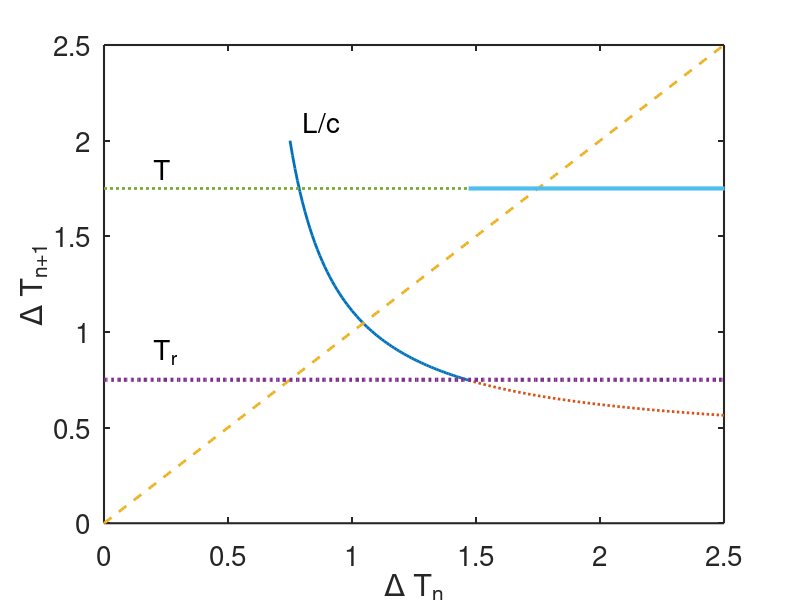
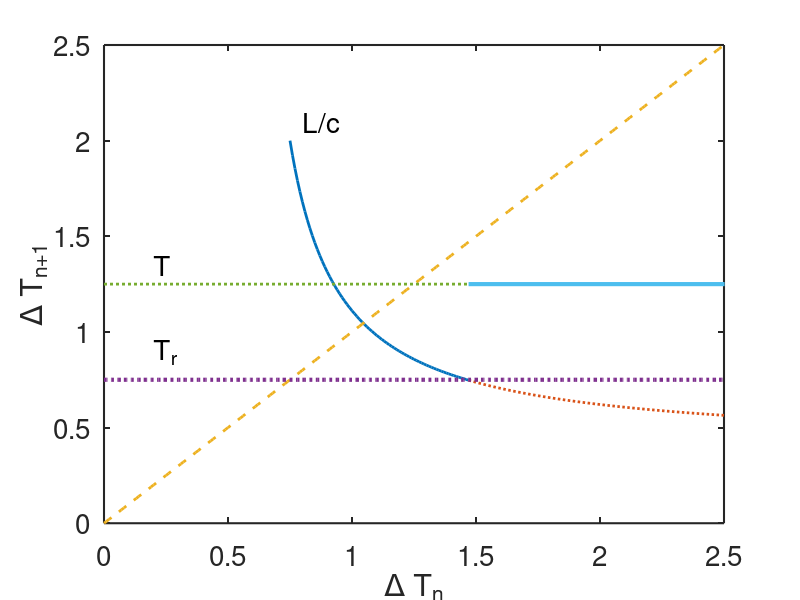

Here is the MATLAB script that generated these plots, in order:
%  -------------------------------------------------------------------
%
%   Plot reentry loop maps.
%
%   For Chapter 12, Section 12.5.3 of
%   Keener and Sneyd, Mathematical Physiology, 3rd Edition, Springer.
% 
%   Written by James Keener and James Sneyd.
% 
%  ------------------------------------------------------------------- 

clear all
close all
clc

set(0,                           ...
   'defaultaxesfontsize', 20,   ...
   'defaultaxeslinewidth', 1.5, ...
   'defaultlinelinewidth', 2.0)

L=1;
Tr = 3/4;
t = [0:.01:5];
dt = [Tr:0.01:10];
c = 1/2+2*(dt-Tr)./(1+(dt-Tr));
Lbyc = L./c;

ndx = min(find(Lbyc<=Tr));

figure(1)
    T=1.75;
    plot(dt(1:ndx),Lbyc(1:ndx),dt(ndx:end),Lbyc(ndx:end),':',t,t,'--',t,Tr*ones(length(t),1),':','linewidth',3)
    hold on
    plot([0,dt(ndx)],[T,T], ':',[dt(ndx),5],[T,T],'linewidth',3)
    axis([0 2.5 0 2.5])
    xlabel('\Delta T_n')
    ylabel('\Delta T_{n+1}')
    text(0.2,0.9,'T_r','fontsize',20)
    text(0.2,1.85,'T','fontsize',20)
    text(0.8,2.1,'L/c','fontsize',20)
    hold off


figure(2)
    T=1.25;
    plot(dt(1:ndx),Lbyc(1:ndx),dt(ndx:end),Lbyc(ndx:end),':',t,t,'--',t,Tr*ones(length(t),1),':','linewidth',3)
    hold on
    plot([0,dt(ndx)],[T,T], ':',[dt(ndx),5],[T,T],'linewidth',3)
    axis([0 2.5 0 2.5])
    xlabel('\Delta T_n')
    ylabel('\Delta T_{n+1}')
    text(0.2,0.9,'T_r','fontsize',20)
    text(0.2,1.35,'T','fontsize',20)
    text(0.8,2.1,'L/c','fontsize',20)

hold off
